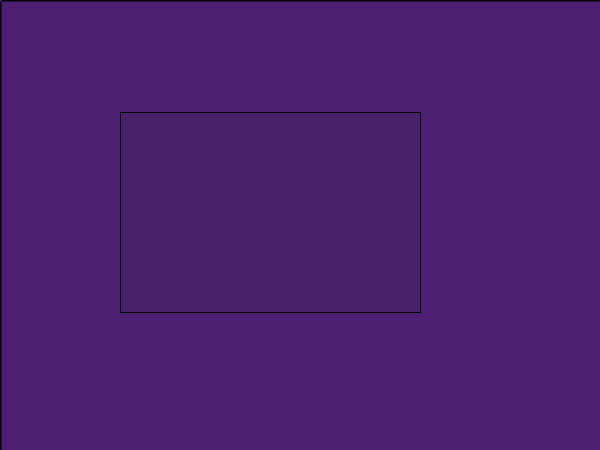
Frame 1 (no input)
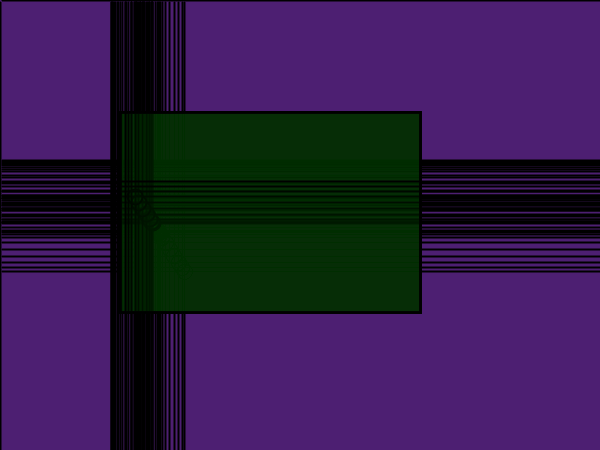
Frame 60 (the mouse pressed at the canvas centre just before this capture)
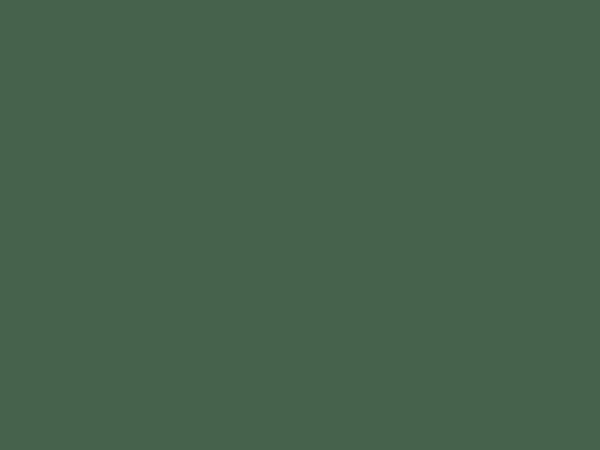
Frame 120 (the mouse held since frame 60 and released just before this capture)

The Processing sketch that drew these frames (run headless with seeded random() and noise(); from frame 60 on, the mouse is pressed at the canvas centre):

// Processing sketch: processing_28610
// ── processing_28610.pde


//AA/OO
//Asesoría:Olivia Mendoza

float x=0;
float y=0;

void setup() {
  size(600, 450); 
  background(random(120),random(120),random(120));
}

void draw() {
  
  fill(2, 50, 3, 20);
  rect (width/5, height/4, 300, 200);
 
  
  strokeWeight (2);
  line (x, 2, x, height);
  line (2, y, width, y);
  fill(2, 50, 3, 20);

  if ((x > width/5+15) && (x < 300-15) && (x > height/4 +15) && (x < 200-15)){
   ellipse(x,y,15,15);
  }
  
  if(mousePressed){
    background(random(120),random(120),random(120));
  }

  if (x<width){
    x= map(noise(frameCount/50.0), 0, 2,5, width);
    y = map(noise(frameCount/50.0, 0), 0, 1, 0, height);
  }

}
